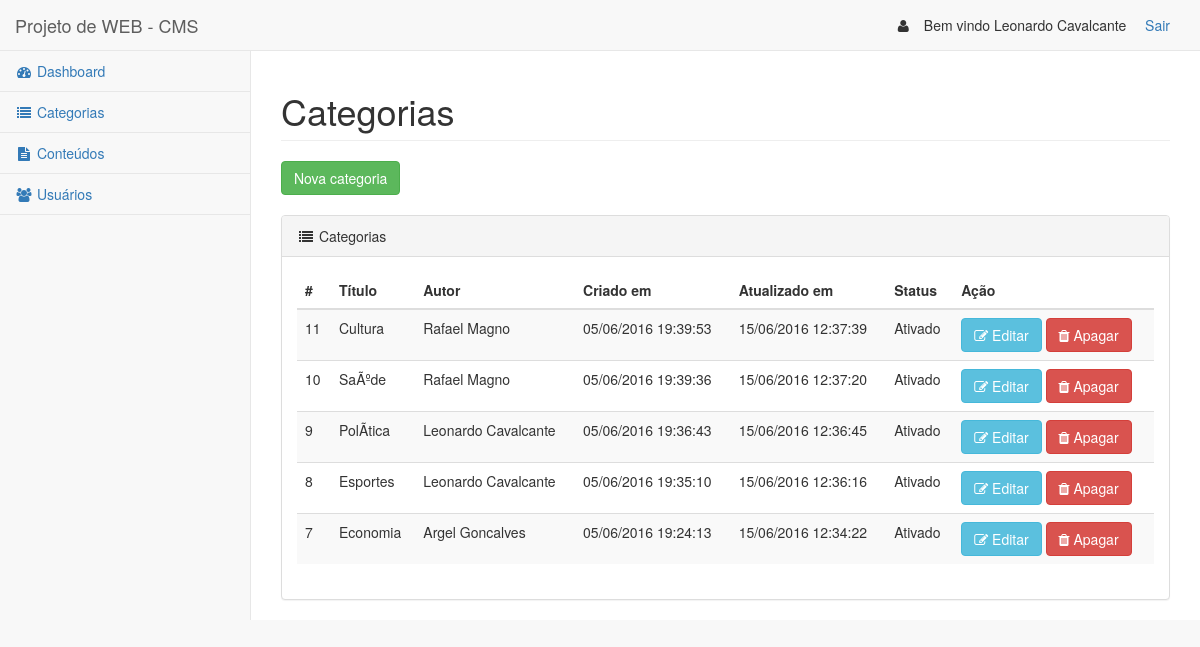
The page /categorias/index.php (signed in) on the database its author committed.
### tables this page shows
CREATE TABLE IF NOT EXISTS `cat_categorias` (
  `cat_id` INT NOT NULL AUTO_INCREMENT COMMENT '',
  `cat_titulo` VARCHAR(100) NOT NULL COMMENT '',
  `cat_ativo` TINYINT(1) NOT NULL DEFAULT 1 COMMENT '',
  `cat_criado_em` TIMESTAMP NOT NULL COMMENT '',
  `cat_alterado_em` TIMESTAMP NULL COMMENT '',
  `usr_id_autor` INT NOT NULL COMMENT '',
  PRIMARY KEY (`cat_id`)  COMMENT '',
  INDEX `fk_cat_categorias_usr_usuarios_idx` (`usr_id_autor` ASC)  COMMENT '',
  CONSTRAINT `fk_cat_categorias_usr_usuarios`
    FOREIGN KEY (`usr_id_autor`)
    REFERENCES `usr_usuarios` (`usr_id`)
    ON DELETE NO ACTION
    ON UPDATE NO ACTION);

CREATE TABLE IF NOT EXISTS `usr_usuarios` (
  `usr_id` INT NOT NULL AUTO_INCREMENT COMMENT '	',
  `usr_nome` VARCHAR(100) NOT NULL COMMENT '',
  `usr_login` VARCHAR(100) NOT NULL COMMENT '',
  `usr_password` VARCHAR(100) NOT NULL COMMENT '',
  `usr_ativo` TINYINT(1) NOT NULL DEFAULT 1 COMMENT '	',
  `usr_criado_em` TIMESTAMP NOT NULL COMMENT '',
  `usr_alterado_em` TIMESTAMP NULL COMMENT '',
  PRIMARY KEY (`usr_id`)  COMMENT '');

### categorias/index.php (the view, shortened to what this page needs)
<?php
$query_categorias = "SELECT"
            . " cat.cat_id AS cat_id,"
            . " cat.cat_titulo AS cat_titulo,"
            . " cat.cat_criado_em AS cat_criado_em,"
            . " cat.cat_alterado_em AS cat_alterado_em,"
            . " cat.cat_ativo AS cat_ativo,"
            . " usr.usr_nome AS usr_nome"
        . " FROM cat_categorias AS cat"
        . " INNER JOIN usr_usuarios AS usr"
            . " ON usr.usr_id = cat.usr_id_autor"
        . " ORDER BY cat_id DESC";
$res_categorias = mysql_query($query_categorias);
?>
<?php include '../layout/_header.php'; ?>
<div id="page-wrapper">
    <div class="row">
        <div class="col-lg-12">
            <h1 class="page-header">Categorias</h1>
        </div>
    </div>
    <div class="row">
        <div class="col-lg-12">
            <a href ="criar.php" class ="btn btn-success">Nova categoria</a>
            <div class="clearfix"/><br /></div>
            <div class="panel panel-default">
                <div class="panel-heading">
                    <i class="fa fa-list fa-fw"></i>&nbsp;Categorias
                </div>
                <div class="panel-body">
                    <div class="table-responsive">
                        <table class="table table-striped">
                            <thead>
                                <tr>
                                    <th class='center'>#</th>
                                    <th class='center'>Título</th>
                                    <th class="center">Autor</th>
                                    <th class='center'>Criado em</th>
                                    <th class='center'>Atualizado em</th>
                                    <th class="center">Status</th>
                                    <th class="center">Ação</th>
                                </tr>
                            </thead>
                            <tbody>
                                <?php if (mysql_num_rows($res_categorias) > 0): ?>
                                    <?php while ($row = mysql_fetch_array($res_categorias)): ?>
                                        <tr>
                                            <td class='center'><?= $row['cat_id'] ?></td>
                                            <td><?= $row['cat_titulo'] ?></td>
                                            <td><?= $row['usr_nome'] ?></td>
                                            <td class='center'><?= date('d/m/Y H:i:s', strtotime($row['cat_criado_em'])) ?></td>
                                            <td class='center'><?= date('d/m/Y H:i:s', strtotime($row['cat_alterado_em'])) ?></td>
                                            <td class="center">
                                                <?= ($row['cat_ativo'] == "1"? "Ativado" : "Desativado") ?>
                                            </td>
                                            <td>
                                                <a href ="alterar.php?id=<?=$row['cat_id']?>" class ="btn btn-info">
                                                    <i class ="fa fa-edit"></i>&nbsp;Editar
                                                </a>
                                                <a href ="deletar.php?id=<?=$row['cat_id']?>" class ="btn btn-danger">
                                                    <i class ="fa fa-trash"></i>&nbsp;Apagar
                                                </a>
                                            </td>
                                        </tr>
                                    <?php endwhile; ?>
                                <?php else: ?>
                                    <tr>
                                        <td colspan="4">Sem categorias publicadas</td>
                                    </tr>
                                <?php endif; ?>
                            </tbody>
                        </table>
                    </div>
                </div>
            </div>
        </div>
    </div>
    <?php include '../layout/_footer.php'; ?>

### rows shown on the page
cat_categorias: cat_id "11", cat_titulo "Cultura", usr_id_autor.usr_nome "Rafael Magno", cat_criado_em "05/06/2016 19:39:53", cat_alterado_em "15/06/2016 12:37:39", cat_ativo "Ativado"
cat_categorias: cat_id "10", cat_titulo "SaÃºde", usr_id_autor.usr_nome "Rafael Magno", cat_criado_em "05/06/2016 19:39:36", cat_alterado_em "15/06/2016 12:37:20", cat_ativo "Ativado"
cat_categorias: cat_id "9", cat_titulo "PolÃ­tica", usr_id_autor.usr_nome "Leonardo Cavalcante", cat_criado_em "05/06/2016 19:36:43", cat_alterado_em "15/06/2016 12:36:45", cat_ativo "Ativado"
cat_categorias: cat_id "8", cat_titulo "Esportes", usr_id_autor.usr_nome "Leonardo Cavalcante", cat_criado_em "05/06/2016 19:35:10", cat_alterado_em "15/06/2016 12:36:16", cat_ativo "Ativado"
cat_categorias: cat_id "7", cat_titulo "Economia", usr_id_autor.usr_nome "Argel Goncalves", cat_criado_em "05/06/2016 19:24:13", cat_alterado_em "15/06/2016 12:34:22", cat_ativo "Ativado"

### other values the page prints
$usuario['usr_nome'] "Leonardo Cavalcante"
